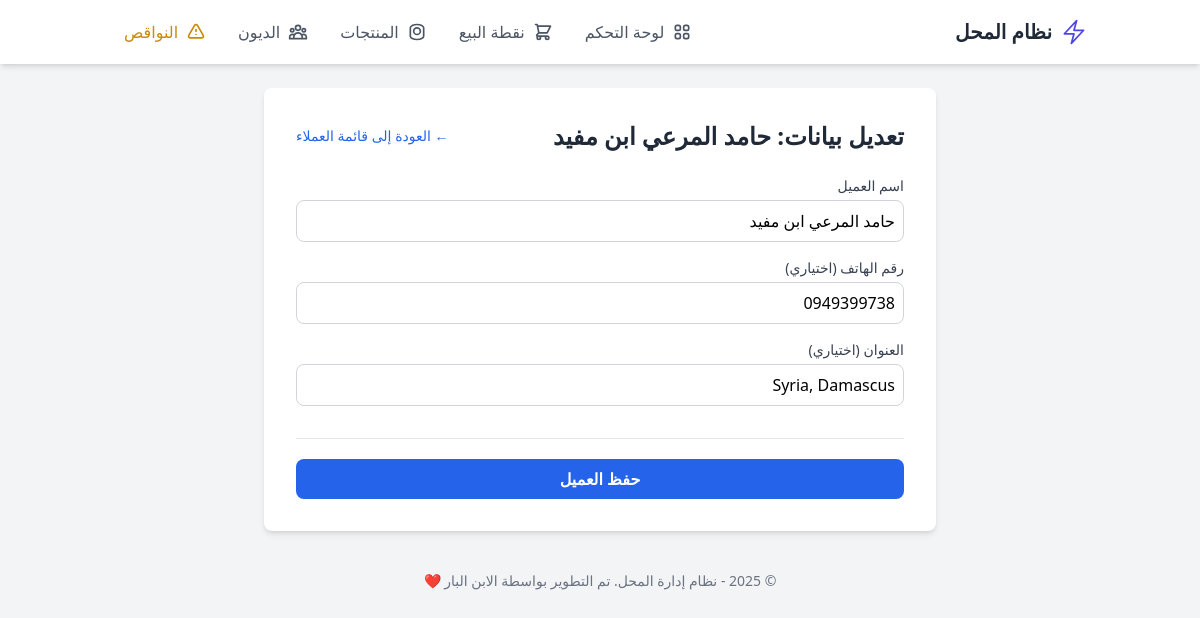
The page /clients/11/edit/ on the database its author committed.
### store/models.py (models this page shows, shortened)
class Client(models.Model):
    name = models.CharField(_("اسم العميل"), max_length=150, db_index=True)
    phone = models.CharField(_("رقم الهاتف"), max_length=20, blank=True)
    address = models.CharField(_("العنوان"), max_length=250, blank=True)
    total_debt = models.DecimalField(_("إجمالي الدين"), max_digits=10, decimal_places=2, default=0.0)
    class Meta:
        verbose_name = _("عميل")
        verbose_name_plural = _("العملاء")
        ordering = ['name']

### store/views.py (the view)
# urls.py: path('clients/<int:client_id>/edit/', views.client_edit_view, name='client-edit'),
def client_edit_view(request, client_id):
    client = get_object_or_404(Client, id=client_id)
    if request.method == 'POST':
        form = ClientForm(request.POST, instance=client)
        if form.is_valid():
            form.save()
            return redirect('client-list')
    else:
        form = ClientForm(instance=client)
    context = {
        'form': form,
        'page_title': f'تعديل بيانات: {client.name}'
    }
    return render(request, 'store/client_form.html', context)

### store/forms.py
class ClientForm(forms.ModelForm):
    class Meta:
        model = Client
        fields = ['name', 'phone', 'address']
        labels = {
            'name': 'اسم العميل',
            'phone': 'رقم الهاتف (اختياري)',
            'address': 'العنوان (اختياري)',
        }
        widgets = {
            'name': forms.TextInput(attrs={
                'class': 'w-full p-2 border border-gray-300 rounded-lg focus:outline-none focus:ring-2 focus:ring-blue-500',
                'placeholder': 'مثال: محمد الأحمد',
            }),
            'phone': forms.TextInput(attrs={
                'class': 'w-full p-2 border border-gray-300 rounded-lg focus:outline-none focus:ring-2 focus:ring-blue-500',
                'placeholder': 'مثال: 0912345678',
            }),
            'address': forms.TextInput(attrs={
                'class': 'w-full p-2 border border-gray-300 rounded-lg focus:outline-none focus:ring-2 focus:ring-blue-500',
                'placeholder': 'مثال:  بجانب الجامع الشمالي ',
            }),
        }

### store/templates/store/client_form.html (shortened to what this page needs)
{% extends "store/base.html" %}
{% block content %}
<div class="max-w-2xl mx-auto bg-white p-8 rounded-lg shadow-md">
    <div class="flex justify-between items-center mb-6">
        <h1 class="text-2xl font-bold text-gray-800">{{ page_title }}</h1>
        <a href="{% url 'client-list' %}" class="text-sm text-blue-600 hover:underline">&larr; العودة إلى قائمة العملاء</a>
    </div>
    <form method="POST" novalidate>
        <div class="space-y-4">
            <div>
                <label for="{{ form.name.id_for_label }}" class="block text-sm font-medium text-gray-700 mb-1">{{ form.name.label }}</label>
                {{ form.name }}
            </div>
            <div>
                <label for="{{ form.phone.id_for_label }}" class="block text-sm font-medium text-gray-700 mb-1">{{ form.phone.label }}</label>
                {{ form.phone }}
            </div>
            <div>
                <label for="{{ form.address.id_for_label }}" class="block text-sm font-medium text-gray-700 mb-1">{{ form.address.label }}</label>
                {{ form.address }}
            </div>
        </div>
        <div class="mt-8 border-t pt-5">
            <button type="submit" class="w-full bg-blue-600 text-white font-bold py-2 px-4 rounded-lg hover:bg-blue-700 focus:outline-none focus:ring-2 focus:ring-offset-2 focus:ring-blue-500 transition-colors">
                حفظ العميل
            </button>
        </div>
    </form>
</div>
{% endblock %}

### rows shown on the page
Client: name "حامد المرعي ابن مفيد", phone "0949399738", address "Syria, Damascus"

### other values the page prints
{{ page_title }} "تعديل بيانات: حامد المرعي ابن مفيد"
